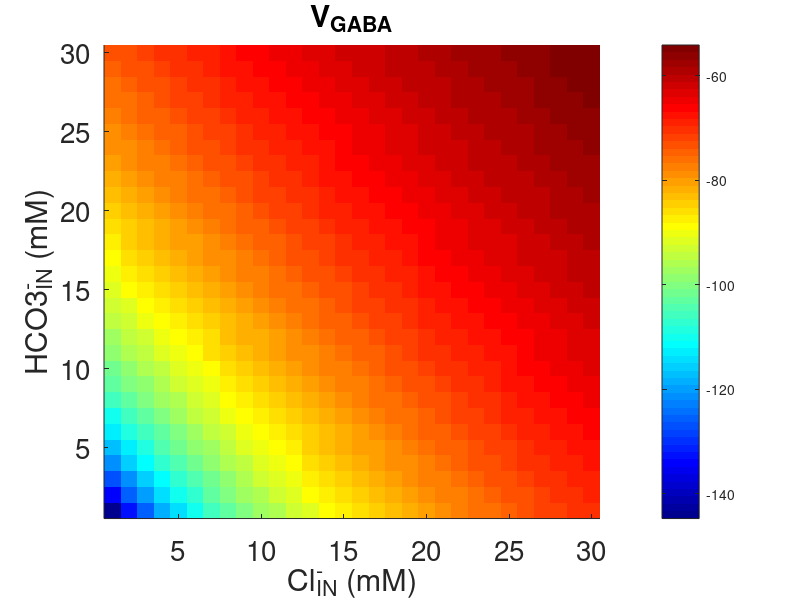
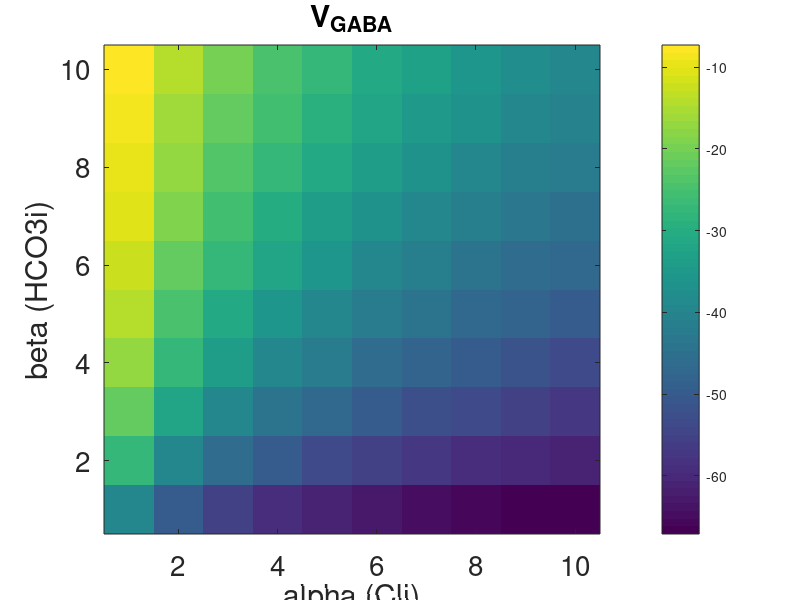
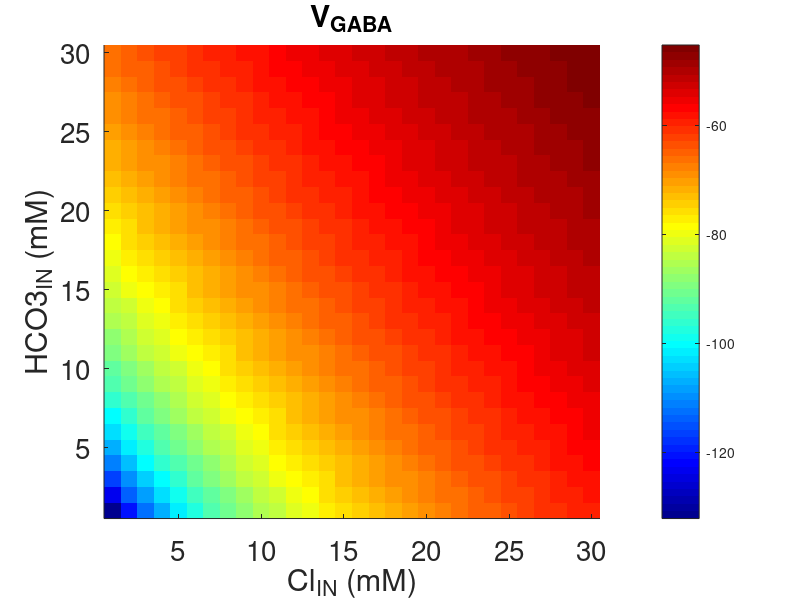

MATLAB code for these plots, in order: (Note: this script raises an error after producing the figures.)
%% Plot VGABA as a funciton of Cli, HCO3i

Cli=1:1:30;
HCO3i=1:1:30;

VGABA=zeros(length(Cli),length(HCO3i));

e0_E=26.6393;   % RT/F, in Nernst equation

T=36+273.15;    
R=8.314;
F=96485.332;

HCO3o=26;       % mM 26
Clo_E=150;      % mM 130

alpha_beta=0.85;
V_shift=-24;

for i=1:1:length(Cli)
    for j=1:1:length(HCO3i)
        VGABA(i,j)=V_shift+(R*T/F)*log((Cli(i)+alpha_beta*HCO3i(j))./(Clo_E+alpha_beta*HCO3o))*1000;  % to get mV
    end
end

figure
imagesc(VGABA')
title('V_{GABA}')
xlabel('Cl_{IN}^{-} (mM)')
ylabel('HCO3_{IN}^{-} (mM)');
set(gca,'FontSize',20);             % set the axis with big font
set(gca,'YDir','normal');
box off
colormap('jet');
colorbar;

% Check VGABA difference in the key points

VGABA(8,30)
VGABA(14,15)

VGABA(8,30) -VGABA(14,15)

%%


%% Plot VGABA as a function of alpha, beta

Cli=8;          % mM
HCO3i=30;        % mM

HCO3o=26;        % mM 6
Clo_E=150;       % mM 130

Temp=23+273.15;      % real temperature correction
R=8.314;
F=96485.332;

alpha_lim=10;
beta_lim=10;
alpha_step=1;
beta_step=1;
V_GABA=zeros(alpha_lim,beta_lim);


for alpha=1:1:(alpha_lim)/alpha_step
    for beta=1:1:(beta_lim)/beta_step
        V_GABA(alpha,beta)=(R*Temp/F)*log((alpha*Cli+beta*HCO3i)./(alpha*Clo_E+beta*HCO3o))*1000;
    end
end

figure
imagesc(V_GABA');
set(gca,'Fontsize',20)
colorbar;
title('V_{GABA}')
xlabel('alpha (Cli)')
ylabel('beta (HCO3i)')
set(gca,'YDir','normal');

%%

%% Plot VGABA as a funciton of Cli, HCO3i

Cli=1:1:30;
HCO3i=1:1:30;

VGABA=zeros(length(Cli),length(HCO3i));

e0_E=26.6393;   % RT/F, in Nernst equation

T=23+273.15;    
R=8.314;
F=96485.332;

HCO3o=80;       % mM 26
Clo_E=250;      % mM 130


for i=1:1:length(Cli)
    for j=1:1:length(HCO3i)
    VGABA(i,j)=(R*T/F)*log((4*Cli(i)+3*HCO3i(j))./(4*Clo_E+3*HCO3o))*1000;  % to get mV
    end
end


figure
imagesc(VGABA')
title('V_{GABA}')
xlabel('Cl_{IN} (mM)')
ylabel('HCO3_{IN} (mM)');
set(gca,'FontSize',20);             % set the axis with big font
set(gca,'YDir','normal');
box off
colormap('jet');
colorbar;
%%

%%





%% VGABA and the number of spikes

figure;

% plot VGABA
yyaxis left
plot(1:20,VGABA(:,15),1:20,VGABA(:,30));
xlabel('[Cl^-_i]')
ylabel('E_{GABA} (mV)')

% plot the spikes
yyaxis right
plot(1:20,VS(15,1:20),1:20,VS(30,1:20));
ylabel('Spikes after HFS')

%%
